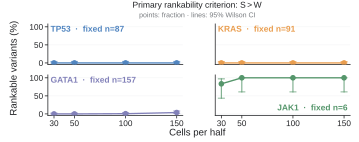

Write Python code to recreate this figure.
"""Fig. 3g — matched-cohort rankability across split-half depths.

The same primary S > W definition as Fig. 3h is used. Within each gene, only
variants evaluable at 150 cells per half are retained so every point on that
gene's curve refers to the same variants. Wilson intervals reflect the
binomial uncertainty of the rankable fraction.
"""
from __future__ import annotations

import numpy as np

import fig3_common as S

# Publication contract inherited from fig3_common: Arial/Helvetica sans-serif;
# svg.fonttype="none"; pdf.fonttype=42; exports .svg, .pdf, .png and .tiff at dpi=600.
# Final assembled figure target: width_mm = 183.
W_MM, H_MM = 91.0, 36.0
DEPTHS = [30, 50, 100, 150]


def main() -> None:
    S.apply_style()
    table = S.rank_table()
    table = table[
        (table["metric"] == "edist")
        & (table["space"] == "pca")
        & (table["dataset"].isin(S.GENE_ORDER))
    ].copy()

    fig = S.figure(W_MM, H_MM)
    gs = fig.add_gridspec(
        2,
        2,
        left=0.13,
        right=0.98,
        bottom=0.18,
        top=0.83,
        hspace=0.26,
        wspace=0.24,
    )
    axes = [fig.add_subplot(gs[i // 2, i % 2]) for i in range(4)]

    for ax, gene in zip(axes, S.GENE_ORDER):
        sub = table[table["dataset"] == gene]
        fixed = set(sub.loc[sub["n_work"] == max(DEPTHS), "perturbation"])
        fixed_sub = sub[
            sub["perturbation"].isin(fixed) & sub["n_work"].isin(DEPTHS)
        ].copy()
        n = len(fixed)
        if n == 0:
            raise ValueError(f"No fixed depth cohort for {gene}")

        values, lows, highs = [], [], []
        for depth in DEPTHS:
            at_depth = fixed_sub[fixed_sub["n_work"] == depth]
            if len(at_depth) != n:
                raise ValueError(f"{gene} depth {depth}: expected {n}, observed {len(at_depth)}")
            k = int(at_depth["rankable"].sum())
            lo, hi = S.wilson_interval(k, n)
            values.append(100.0 * k / n)
            lows.append(100.0 * lo)
            highs.append(100.0 * hi)

        color = S.GENE_COLORS[gene]
        for reference in (0, 50, 100):
            ax.axhline(reference, color=S.PALE_GREY, lw=0.5, zorder=0)
        ax.plot(DEPTHS, values, "-o", color=color, lw=1.0, ms=3.1, zorder=3)
        for x, y, lo, hi in zip(DEPTHS, values, lows, highs):
            ax.plot([x, x], [lo, hi], color=color, lw=0.8, alpha=0.8, zorder=2)
            ax.plot([x - 3, x + 3], [lo, lo], color=color, lw=0.65, alpha=0.8)
            ax.plot([x - 3, x + 3], [hi, hi], color=color, lw=0.65, alpha=0.8)

        label_x, label_y, label_ha, label_va = (
            (0.98, 0.08, "right", "bottom")
            if gene == "JAK1"
            else (0.02, 0.96, "left", "top")
        )
        ax.text(
            label_x,
            label_y,
            f"{gene}  ·  fixed n={n}",
            transform=ax.transAxes,
            ha=label_ha,
            va=label_va,
            fontsize=6.1,
            fontweight="bold",
            color=color,
        )
        ax.set_xlim(24, 156)
        ax.set_ylim(-4, 108)
        ax.set_xticks(DEPTHS)
        ax.set_yticks([0, 50, 100])
        ax.tick_params(axis="both", pad=1.2)
        S.despine(ax)

    for ax in axes[:2]:
        ax.set_xticklabels([])
        ax.tick_params(axis="x", length=0)
    for ax in (axes[1], axes[3]):
        ax.set_yticklabels([])
        ax.tick_params(axis="y", length=0)

    fig.text(
        0.55,
        0.955,
        r"Primary rankability criterion: $S>W$",
        ha="center",
        va="center",
        fontsize=6.2,
        color=S.INK,
    )
    fig.text(
        0.55,
        0.89,
        "points: fraction · lines: 95% Wilson CI",
        ha="center",
        va="center",
        fontsize=5.1,
        color=S.GREY,
    )
    fig.text(0.55, 0.055, "Cells per half", ha="center", va="center", fontsize=7.0)
    fig.text(
        0.035,
        0.515,
        "Rankable variants (%)",
        ha="center",
        va="center",
        rotation=90,
        fontsize=7.0,
    )
    S.save(fig, "fig3g_depth_rankability")


if __name__ == "__main__":
    main()
